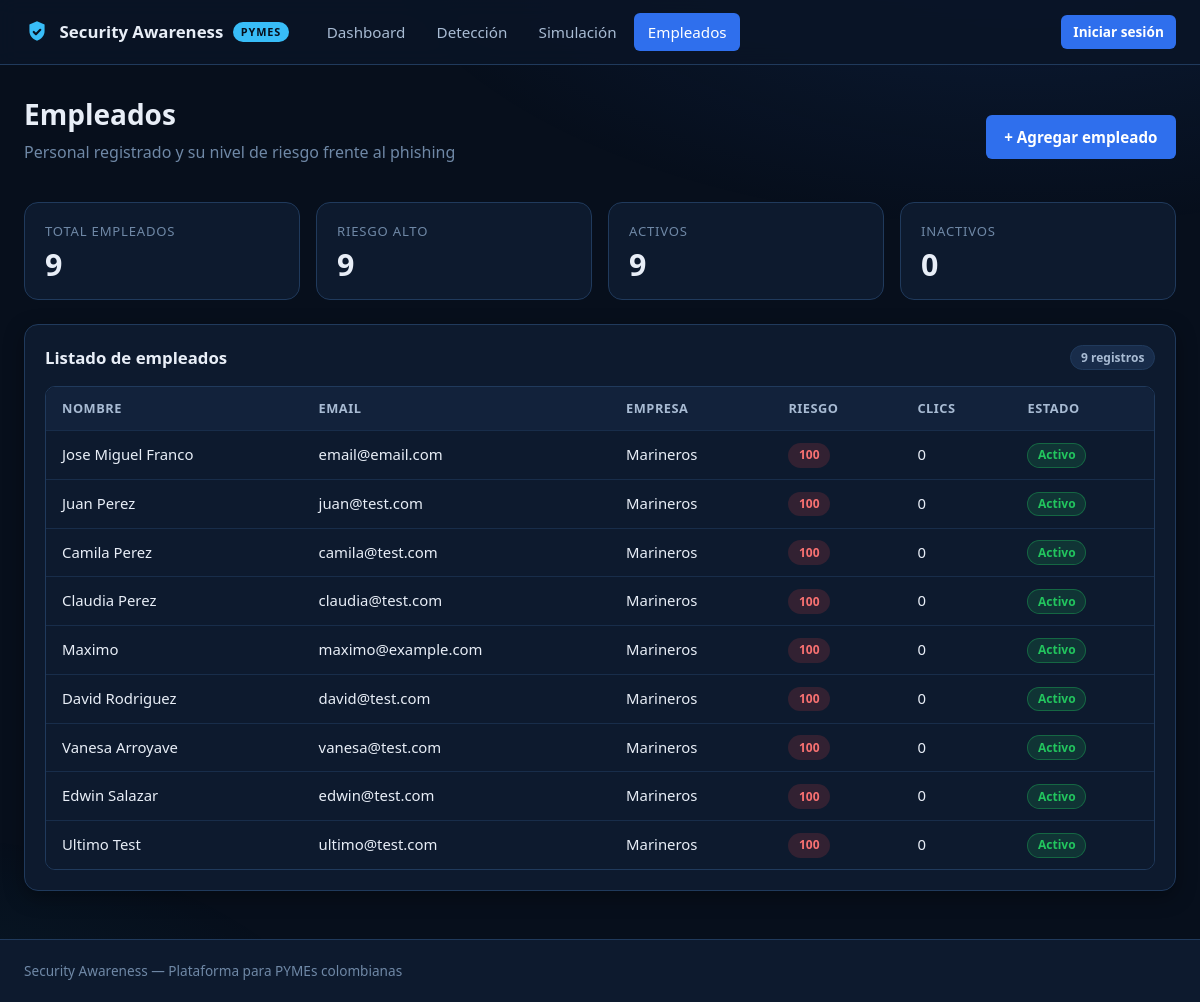
The page /empleados on the database as committed earlier.
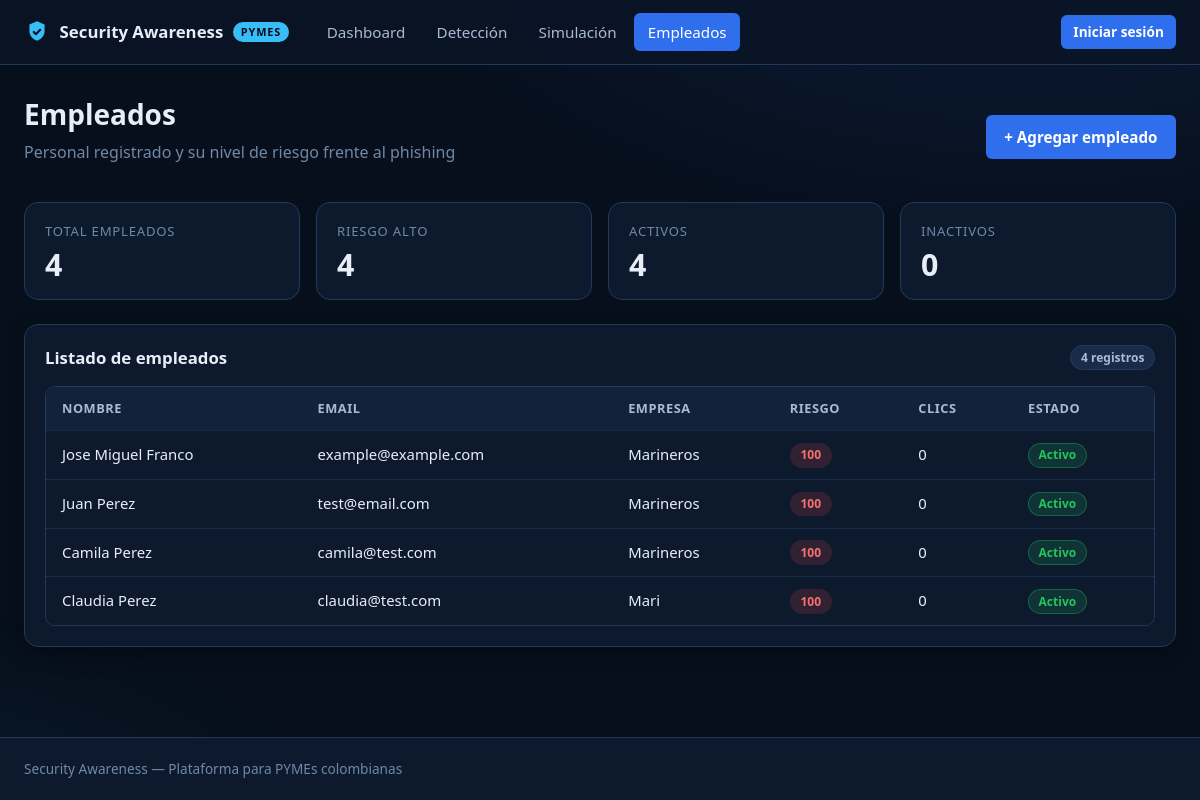
The same page on the database as committed later.
### models.py (models this page shows)
class Empleados(Base):
    __tablename__ = "empleados"
    eeid: Mapped[int] = mapped_column(Integer, primary_key=True, index=True)
    nombre: Mapped[str] = mapped_column(String(100), nullable=False)
    email: Mapped[str] = mapped_column(String(50), nullable=False, unique=True)
    riesgo: Mapped[int] = mapped_column(Integer, nullable=False)
    empresa: Mapped[str] = mapped_column(String(100), nullable=False)
    cargo: Mapped[str] = mapped_column(String(50), nullable=True)
    estado: Mapped[bool] = mapped_column(Boolean, nullable=False, default=True)
    simulaciones: Mapped[list[Simulaciones]] = relationship("Simulaciones", back_populates="empleados")

### app.py (the view)
@app.get("/empleados", name="empleados", include_in_schema=False)
async def empleados(
    request: Request,
    db: Annotated[Session, Depends(get_db)]
    ):
    total_ees = db.scalar(
        select(func.count()).select_from(models.Empleados)
        )
    high_risk = db.scalar(
        select(func.count())
        .select_from(models.Empleados)
        .where(models.Empleados.riesgo >= 70)
        )
    activos = db.scalar(
        select(func.count())
        .select_from(models.Empleados)
        .where(models.Empleados.estado == True)
        )
    inactivos = db.scalar(
        select(func.count())
        .select_from(models.Empleados)
        .where(models.Empleados.estado == False)
        )
    all_ees = db.scalars(select(models.Empleados)).all()
    stats = {
        "total": total_ees,
        "riesgo_alto": high_risk,
        "activos": activos,
        "inactivos": inactivos
    }
    return templates.TemplateResponse(request, "empleados.html", {"employees": all_ees, "stats": stats, "record_count": total_ees})

### templates/empleados.html (shortened to what this page needs)
{% extends "layout.html" %}
{% set active_page = 'empleados' %}
{% set s = stats | default({}) %}
{% set employees = employees | default([]) %}
{% set ee_clics = clics | default(0) %}
{% set records = record_count %}
{% macro risk_badge(score) -%}
{% if score >= 70 %}<span class="badge risk-high">{{ score }}</span>
{% elif score >= 40 %}<span class="badge risk-medium">{{ score }}</span>
{% else %}<span class="badge risk-low">{{ score }}</span>
{% endif %}
{%- endmacro %}
{% block content %}
<div class="flex-between mb-3">
    <div>
        <h1>Empleados</h1>
        <p class="text-muted">Personal registrado y su nivel de riesgo frente al phishing</p>
    </div>
    <a class="btn btn-primary" href='{{ url_for("empleado_nuevo") }}'>+ Agregar empleado</a>
</div>
<div class="stat-grid mb-3">
    <div class="stat-card">
        <div class="stat-label">Total empleados</div>
        <div class="stat-value">{{ s.get('total', '—') }}</div>
    </div>
    <div class="stat-card">
        <div class="stat-label">Riesgo alto</div>
        <div class="stat-value">{{ s.get('riesgo_alto', '—') }}</div>
    </div>
    <div class="stat-card">
        <div class="stat-label">Activos</div>
        <div class="stat-value">{{ s.get('activos', '—') }}</div>
    </div>
    <div class="stat-card">
        <div class="stat-label">Inactivos</div>
        <div class="stat-value">{{ s.get('inactivos', '—') }}</div>
    </div>
</div>
<div class="card">
    <div class="card-header">
        <h2 class="card-title">Listado de empleados</h2>
        <span class="badge badge-neutral">{{ records }} registros</span>
    </div>
    <div class="table-wrap">
        <table class="table">
            <thead>
                <tr>
                    <th>Nombre</th>
                    <th>Email</th>
                    <th>Empresa</th>
                    <th>Riesgo</th>
                    <th>Clics</th>
                    <th>Estado</th>
                </tr>
            </thead>
            <tbody>
                {% for employee in employees %}
                <tr>
                    <td>{{ employee.nombre }}</td>
                    <td>{{ employee.email }}</td>
                    <td>{{ employee.empresa }}</td>
                    <td>{{ risk_badge(employee.riesgo) }}</td>
                    <td>{{ ee_clics }}</td>
                    <td>
                        {% if employee.estado %}
                        <span class="badge badge-green">Activo</span>
                        {% else %}
                        <span class="badge badge-neutral">Inactivo</span>
                        {% endif %}
                    </td>
                </tr>
                {% else %}
                <tr>
                    <td colspan="6" class="text-center text-muted">Aún no hay empleados registrados.</td>
                </tr>
                {% endfor %}
            </tbody>
        </table>
    </div>
</div>
{% endblock %}

### templates/layout.html (shortened to what this page needs)
<!DOCTYPE html>
<html lang="es">
<head>
    <link rel="stylesheet" type="text/css" href="/static/css/style.css">
</head>
<body class="{% block body_class %}{% endblock %}">
    <div class="app">
        <header class="navbar">
            <div class="navbar-inner">
                <a class="brand" href="{{ url_for('dashboard') }}">
                    <svg class="brand-icon" viewBox="0 0 24 24" fill="none" xmlns="http://www.w3.org/2000/svg"
                        aria-hidden="true">
                        <path d="M12 2l7 3v6c0 4.5-3 7.5-7 9-4-1.5-7-4.5-7-9V5l7-3z" fill="currentColor" />
                        <path d="M9 12l2 2 4-4" stroke="#0a1526" stroke-width="2" stroke-linecap="round"
                            stroke-linejoin="round" />
                    </svg>
                    <span class="brand-name">{% block brand_name %}Security Awareness{% endblock %}</span>
                    <span class="brand-tag">PYMEs</span>
                </a>
                <nav class="nav" id="navMenu" aria-label="Navegación principal">
                    <ul class="nav-list">
                        <li><a class="nav-link {% if active_page == 'dashboard' %}active{% endif %}"
                                href="{{ url_for('dashboard') }}">Dashboard</a></li>
                        <li><a class="nav-link {% if active_page == 'deteccion' %}active{% endif %}"
                                href="{{ url_for('deteccion') }}">Detección</a></li>
                        <li><a class="nav-link {% if active_page == 'simulacion' %}active{% endif %}"
                                href="{{ url_for('simulacion') }}">Simulación</a></li>
                        <li><a class="nav-link {% if active_page == 'empleados' %}active{% endif %}"
                                href="{{ url_for('empleados') }}">Empleados</a></li>
                    </ul>
                </nav>
                <div class="navbar-end">
                    {% block navbar_end %}
                    <a class="btn btn-primary btn-sm" href="{{ url_for('login') }}">Iniciar sesión</a>
                    {% endblock %}
                </div>
            </div>
        </header>
        <main class="main">
            {% block content %}{% endblock %}
        </main>
        <footer class="footer">
            <div class="footer-inner">
                <span>{% block footer_text %}Security Awareness &mdash; Plataforma para PYMEs colombianas{% endblock
                    %}</span>
            </div>
        </footer>
    </div>
</body>
</html>

Rows that differ between the two databases and show on the page:
removed Empleados: nombre "Maximo", email "maximo@example.com", empresa "Marineros", riesgo "100", ee_clics "0", estado "Activo"
removed Empleados: nombre "David Rodriguez", email "david@test.com", empresa "Marineros", riesgo "100", ee_clics "0", estado "Activo"
removed Empleados: nombre "Vanesa Arroyave", email "vanesa@test.com", empresa "Marineros", riesgo "100", ee_clics "0", estado "Activo"
removed Empleados: nombre "Edwin Salazar", email "edwin@test.com", empresa "Marineros", riesgo "100", ee_clics "0", estado "Activo"
removed Empleados: nombre "Ultimo Test", email "ultimo@test.com", empresa "Marineros", riesgo "100", ee_clics "0", estado "Activo"
changed Empleados "Jose Miguel Franco": email "email@email.com" → "example@example.com"
changed Empleados "Juan Perez": email "juan@test.com" → "test@email.com"
changed Empleados "Claudia Perez": empresa "Marineros" → "Mari"
Other text that changed with them:
{{ s.get('total', '—') }}: "9" → "4"
{{ s.get('riesgo_alto', '—') }}: "9" → "4"
{{ s.get('activos', '—') }}: "9" → "4"
{{ records }}: "9" → "4"
